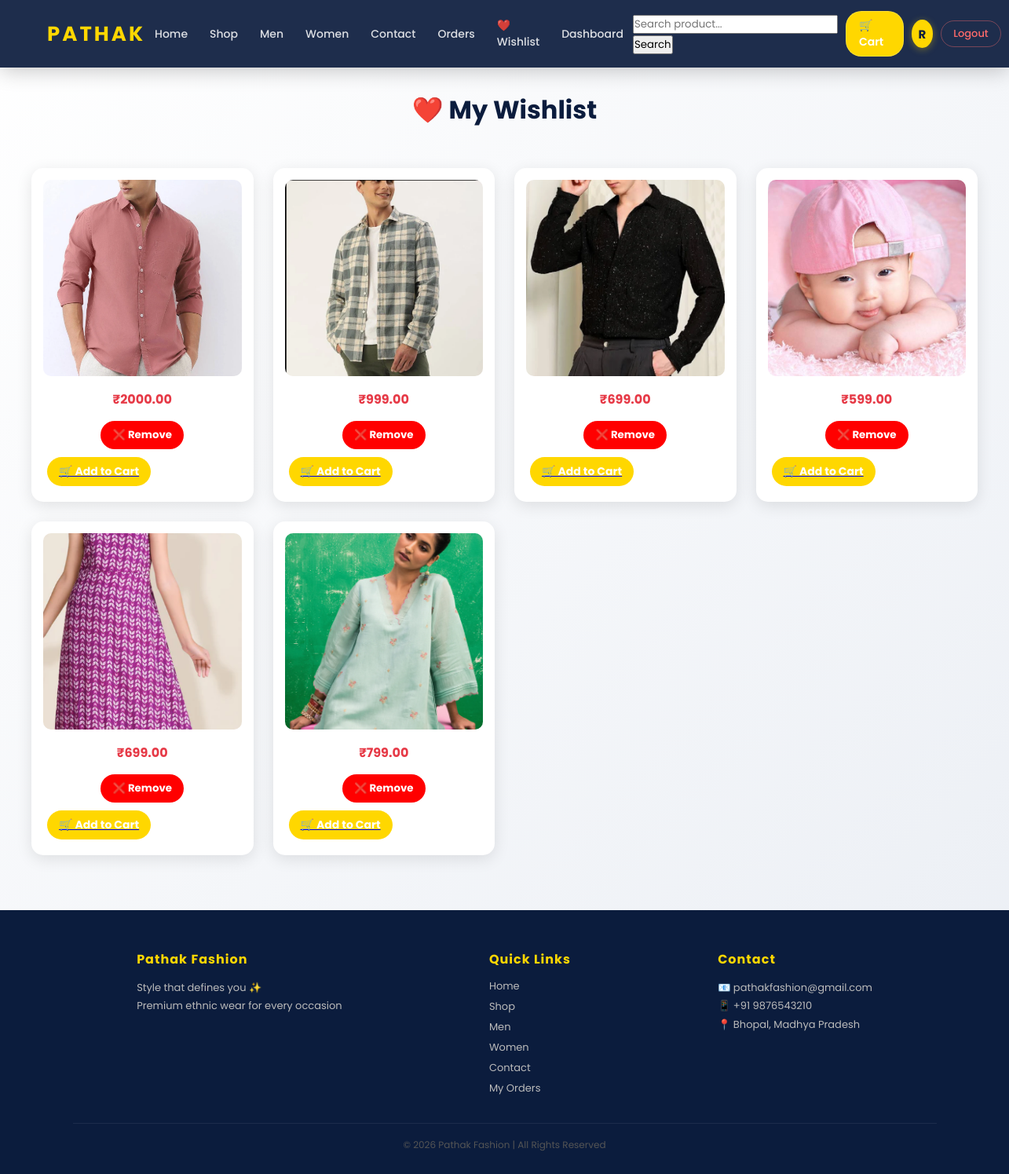
The page /shop/wishlist/ (signed in) on the database its author committed.
### shop/models.py (models this page shows, shortened)
class Wishlist(models.Model):
    user = models.ForeignKey(User, on_delete=models.CASCADE)
    product = models.ForeignKey(Product, on_delete=models.CASCADE)
    class Meta:
        unique_together = ('user', 'product')

class Product(models.Model):
    product_name = models.CharField(max_length=30)
    price = models.DecimalField(max_digits=10, decimal_places=2)
    description = models.CharField(max_length=300)
    pub_date = models.DateField()
    image = models.ImageField(upload_to="products/")
    stock = models.IntegerField(default=10)
    CATEGORY_CHOICES = (
    ('men', 'Men'),
    ('women', 'Women'),
    ('kids', 'Kids'),
)
    category = models.CharField(max_length=10, choices=CATEGORY_CHOICES, default='men')
    SUBCATEGORY_CHOICES = (
        ('lehenga', 'Lehenga'),
        ('kurti', 'Kurti'),
        ('saree', 'Saree'),
        ('gown', 'Gown'),
        ('kurta', 'Kurta'),
        ('sherwani', 'Sherwani'),
        ('shirt', 'Shirt'),
        ('trouser', 'Trouser'),
    )
    subcategory = models.CharField(max_length=20, choices=SUBCATEGORY_CHOICES, default='kurti')
    is_new = models.BooleanField(default=False)
    is_best = models.BooleanField(default=False)
    discount = models.IntegerField(
        default=0,
        validators=[MinValueValidator(0), MaxValueValidator(100)]
    )

### shop/views.py (the view)
# urls.py: path('wishlist/', views.wishlist_page, name='wishlist_page'),
@login_required(login_url='login')
def wishlist_page(request):
    items = Wishlist.objects.filter(user=request.user).select_related('product')
    return render(request, 'wishlist.html', {'items': items})

### shop/templates/wishlist.html (shortened to what this page needs)
{% extends 'master.html' %}
{% block content %}
<h2 class="title">❤️ My Wishlist</h2>
<div class="products">
{% for item in items %}
<div class="card">
<img src="{{ item.product.image.url }}">
<div class="price">₹{{ item.product.price }}</div>
<a href="{% url 'remove_wishlist' item.id %}">
<button class="btn remove-btn">❌ Remove</button>
</a>
<a href="{% url 'add_to_cart' item.product.id %}">
<button class="btn cart-btn">🛒 Add to Cart</button>
</a>
</div>
{% empty %}
<h3 style="text-align:center;">Your wishlist is empty 💔</h3>
{% endfor %}
</div>
{% endblock %}

### shop/templates/master.html (shortened to what this page needs)
{% load static %}
<!DOCTYPE html>
<html lang="en">
<head>
</head>
<body>
<header class="navbar">
  <a href="/" class="logo">PATHAK</a>
  <nav class="nav-links">
    <a href="/">Home</a>
    <a href="/shop/">Shop</a>
    <a href="/shop/men/">Men</a>
    <a href="/shop/women/">Women</a>
    <a href="/shop/contact/">Contact</a>
    {% if user.is_authenticated %}
      <a href="/shop/orders/">Orders</a>
      <a href="/shop/wishlist/">❤️ Wishlist</a>
      <a href="/shop/dashboard/">Dashboard</a>
    {% endif %}
  </nav>
  <div class="nav-right">
    <form method="GET" action="{% url 'search' %}">
    <input type="text" name="q" placeholder="Search product...">
    <button type="submit">Search</button>
</form>
    <a href="/shop/cart/" class="cart-btn">
      🛒 Cart
    </a>
    {% if user.is_authenticated %}
      <a href="/enroll/profile/" class="profile-btn" title="{{ user.username }}">
        {{ user.username|first|upper }}
      </a>
      <form method="post" action="/enroll/logout/" style="margin:0;">
        <button type="submit" class="btn-logout">Logout</button>
      </form>
    {% else %}
      <a href="/enroll/login/" class="btn-login">Login</a>
      <a href="/enroll/signup/" class="btn-signup">Sign Up</a>
    {% endif %}
  </div>
</header>
<div class="section">
  {% block content %}{% endblock %}
</div>
<footer>
  <div class="footer-container">
    <div class="footer-box">
      <h3>Pathak Fashion</h3>
      <p>Style that defines you ✨</p>
      <p>Premium ethnic wear for every occasion</p>
    </div>
    <div class="footer-box">
      <h3>Quick Links</h3>
      <a href="/">Home</a>
      <a href="/shop/">Shop</a>
      <a href="/shop/men/">Men</a>
      <a href="/shop/women/">Women</a>
      <a href="/shop/contact/">Contact</a>
      {% if user.is_authenticated %}
        <a href="{% url 'orders' %}">My Orders</a>
      {% endif %}
    </div>
    <div class="footer-box">
      <h3>Contact</h3>
      <p>📧 pathakfashion@gmail.com</p>
      <p>📱 +91 9876543210</p>
      <p>📍 Bhopal, Madhya Pradesh</p>
    </div>
  </div>
  <hr class="footer-divider">
  <div class="footer-bottom">© 2026 Pathak Fashion | All Rights Reserved</div>
</footer>
</body>
</html>

### shop/templates/master.html (style rules this page uses)
*, *::before, *::after { margin: 0; padding: 0; box-sizing: border-box; font-family: 'Poppins', sans-serif; }
body { background: linear-gradient(-45deg, #eef1f7, #f8f9fc, #e3e8f0, #ffffff); background-size: 400% 400%; animation: gradientMove 10s ease infinite; }
.navbar { position: sticky; top: 0; z-index: 1000; display: flex; justify-content: space-between; align-items: center; padding: 14px 60px; background: rgba(11,28,61,0.92); backdrop-filter: blur(14px); -webkit-backdrop-filter: blur(14px); box-shadow: 0 4px 25px rgba(0,0,0,0.22); animation: fadeDown 0.7s ease; transition: padding 0.3s, background 0.3s; }
.logo { color: #ffd700; font-size: 26px; font-weight: 700; letter-spacing: 3px; text-decoration: none; transition: transform 0.3s, text-shadow 0.3s; }
.nav-links { display: flex; align-items: center; gap: 4px; }
.nav-links a { color: rgba(255,255,255,0.85); text-decoration: none; padding: 6px 12px; border-radius: 8px; font-size: 14px; font-weight: 500; position: relative; transition: color 0.3s, background 0.3s; }
.nav-links a::after { content: ""; position: absolute; width: 0; height: 2px; background: #ffd700; left: 50%; bottom: 0; transform: translateX(-50%); transition: width 0.3s; border-radius: 2px; }
.nav-right { display: flex; align-items: center; gap: 10px; }
.cart-btn { position: relative; background: rgba(255,255,255,0.1); color: white; padding: 7px 16px; border-radius: 20px; text-decoration: none; font-size: 14px; font-weight: 600; border: 1.5px solid rgba(255,255,255,0.2); transition: background 0.3s, transform 0.2s, color 0.3s, border-color 0.3s; display: flex; align-items: center; gap: 5px; }
.profile-btn { background: #ffd700; color: #0b1c3d; width: 36px; height: 36px; border-radius: 50%; text-decoration: none; font-size: 15px; display: flex; align-items: center; justify-content: center; font-weight: 700; transition: transform 0.3s, box-shadow 0.3s; box-shadow: 0 2px 10px rgba(255,215,0,0.35); }
.btn-logout { color: #ff6b6b; border: 1.5px solid rgba(255,107,107,0.4); border-radius: 20px; padding: 6px 15px; cursor: pointer; background: none; font-size: 13px; font-weight: 500; font-family: 'Poppins', sans-serif; transition: background 0.3s, border-color 0.3s; }
.section { min-height: 80vh; animation: fadeUp 0.5s ease; }
footer { background: #0b1c3d; color: white; padding: 50px 20px 28px; margin-top: 50px; }
.footer-container { display: flex; justify-content: space-around; flex-wrap: wrap; gap: 24px; max-width: 1100px; margin: 0 auto; }
.footer-box h3 { color: #ffd700; margin-bottom: 12px; font-size: 16px; letter-spacing: 1px; }
.footer-box p { color: #bbb; font-size: 13px; line-height: 1.8; }
.footer-box a { display: block; color: #bbb; text-decoration: none; margin: 6px 0; font-size: 13px; transition: color 0.3s, padding-left 0.3s; }
.footer-divider { border: none; border-top: 1px solid rgba(255,255,255,0.07); margin: 28px auto 18px; max-width: 1100px; }
.footer-bottom { text-align: center; font-size: 12px; color: #555; }

### shop/templates/wishlist.html (style rules this page uses)
.title { text-align:center; font-size:32px; margin:30px 0; color:#0b1c3d; }
.products { display:grid; grid-template-columns:repeat(auto-fit,minmax(260px,1fr)); gap:25px; padding:20px 40px; }
.card { background:white; border-radius:15px; padding:15px; box-shadow:0 5px 20px rgba(0,0,0,0.1); text-align:center; transition:0.3s; }
.card img { width:100%; height:250px; object-fit:cover; border-radius:10px; }
.price { color:#e63946; font-weight:bold; margin:10px 0; }
.btn { padding:8px 15px; border:none; border-radius:20px; cursor:pointer; font-weight:bold; margin:5px; }
.remove-btn { background:red; color:white; }
.cart-btn { background:#ffd700; }

### rows shown on the page
Wishlist: product.image (picture), product.price "2000.00"
Wishlist: product.image (picture), product.price "999.00"
Wishlist: product.image (picture), product.price "699.00"
Wishlist: product.image (picture), product.price "599.00"
Wishlist: product.image (picture), product.price "699.00"
Wishlist: product.image (picture), product.price "799.00"

### other values the page prints
{{ user.username|first|upper }} "R"
